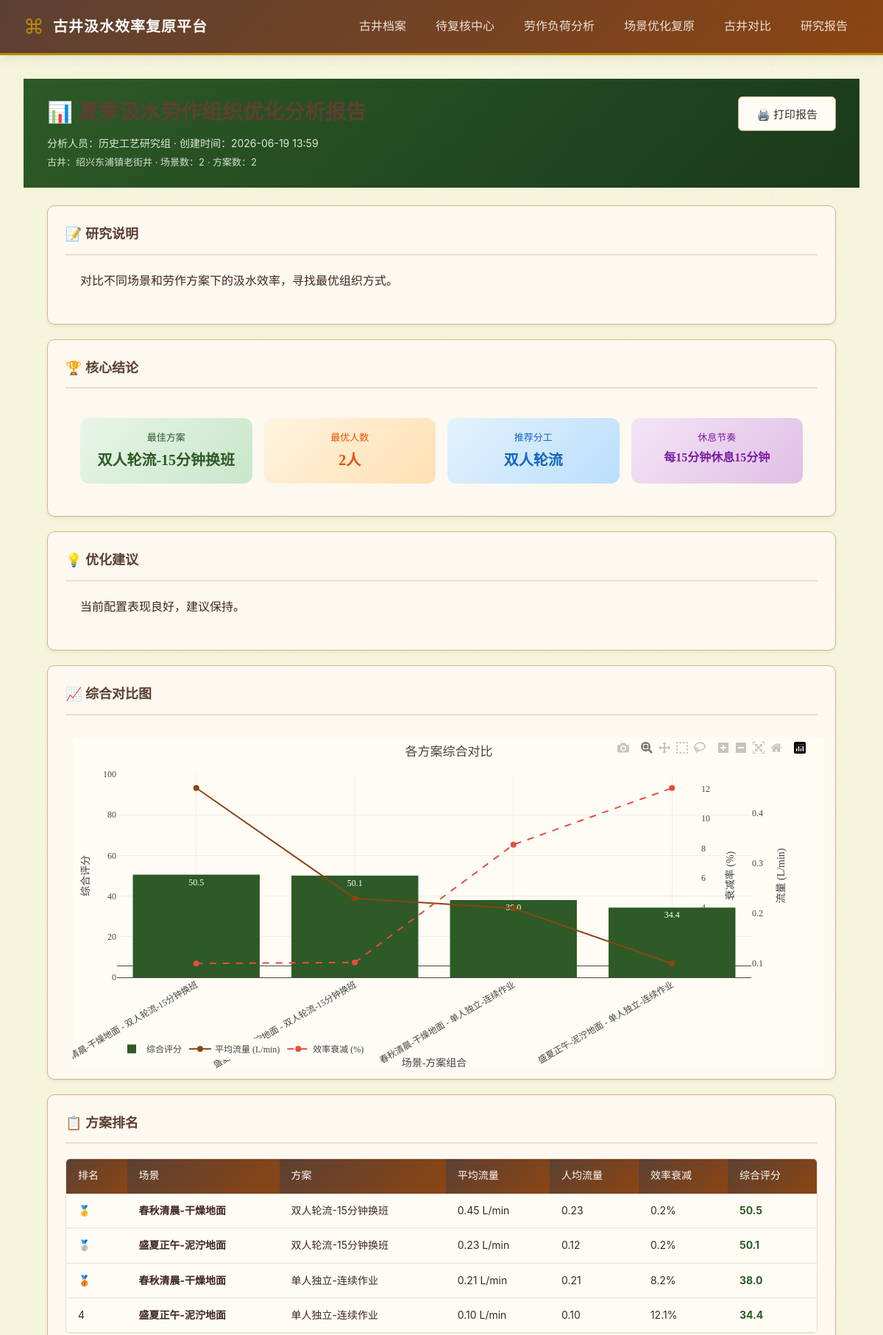
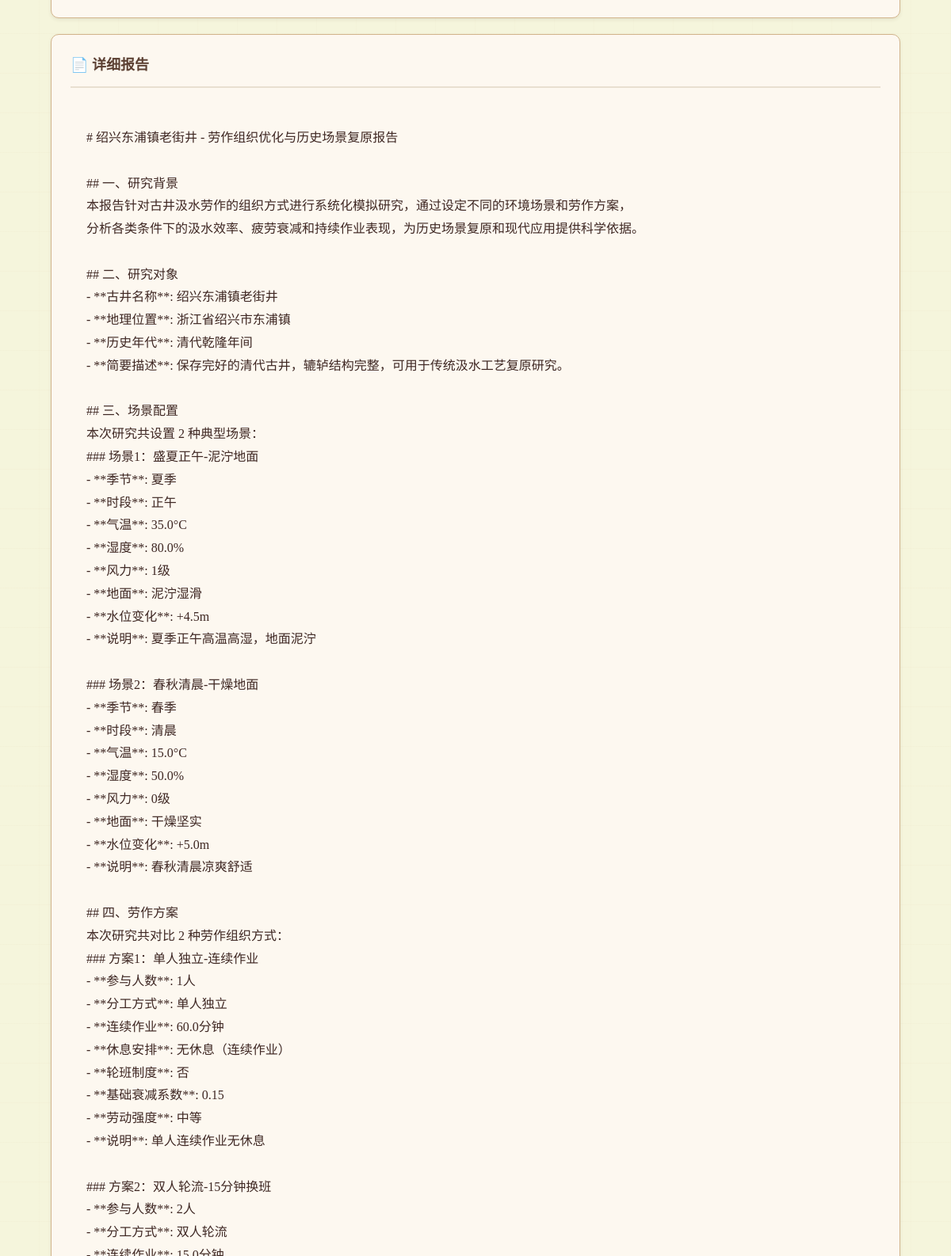
/scene-optimization/reports/1 (upper part), run on the app's committed database (2 pictures, top to bottom).
### models.py (models this page shows)
class OptimizationReport(Base):
    __tablename__ = "optimization_report"
    id = Column(Integer, primary_key=True, autoincrement=True)
    well_id = Column(Integer, ForeignKey("well.id", ondelete="CASCADE"), nullable=False)
    config_id = Column(Integer, ForeignKey("well_config.id", ondelete="CASCADE"))
    report_title = Column(String(200), nullable=False)
    author = Column(String(100), default="")
    summary = Column(Text, default="")
    conclusions = Column(Text, default="")
    report_content = Column(Text, default="")
    best_scheme_id = Column(Integer)
    best_scheme_name = Column(String(200), default="")
    scene_count = Column(Integer, default=0)
    scheme_count = Column(Integer, default=0)
    recommendation = Column(Text, default="")
    optimal_worker_count = Column(Integer)
    optimal_work_mode = Column(String(50), default="")
    suggested_rest_rhythm = Column(String(200), default="")
    created_at = Column(DateTime, default=datetime.now)
    well = relationship("Well")
    well_config = relationship("WellConfig")
    items = relationship("OptimizationReportItem", back_populates="report", cascade="all, delete-orphan")

class Well(Base):
    __tablename__ = "well"
    id = Column(Integer, primary_key=True, autoincrement=True)
    name = Column(String(100), nullable=False)
    location = Column(String(200), default="")
    dynasty = Column(String(50), default="")
    description = Column(String(500), default="")
    created_at = Column(DateTime, default=datetime.now)
    updated_at = Column(DateTime, default=datetime.now, onupdate=datetime.now)
    configs = relationship("WellConfig", back_populates="well", cascade="all, delete-orphan")

class OptimizationReportItem(Base):
    __tablename__ = "optimization_report_item"
    id = Column(Integer, primary_key=True, autoincrement=True)
    report_id = Column(Integer, ForeignKey("optimization_report.id", ondelete="CASCADE"), nullable=False)
    simulation_id = Column(Integer, ForeignKey("scene_simulation.id", ondelete="CASCADE"))
    scene_config_id = Column(Integer)
    labor_scheme_id = Column(Integer)
    scene_name = Column(String(200), default="")
    scheme_name = Column(String(200), default="")
    avg_flow_rate_lpm = Column(Float, default=0.0)
    per_capita_flow_lpm = Column(Float, default=0.0)
    efficiency_decay_pct = Column(Float, default=0.0)
    overall_score = Column(Float, default=0.0)
    ranking = Column(Integer, default=0)
    notes = Column(Text, default="")
    __table_args__ = (
        UniqueConstraint("report_id", "simulation_id", name="uq_report_simulation"),
    )
    report = relationship("OptimizationReport", back_populates="items")
    simulation = relationship("SceneSimulation")

### main.py (the view)
@app.get("/scene-optimization/reports/{report_id}", response_class=HTMLResponse)
async def optimization_report_detail_page(request: Request, report_id: int, db: Session = Depends(get_db)):
    report = get_optimization_report(db, report_id)
    if not report:
        raise HTTPException(status_code=404, detail="优化报告不存在")
    well = get_well(db, report.well_id)
    return templates.TemplateResponse("optimization_report_detail.html", {
        "request": request,
        "report": report,
        "well": well
    })

### templates/optimization_report_detail.html (shortened to what this page needs)
{% extends "base.html" %}
{% block content %}
<div class="page-header" style="padding:24px 32px; background:linear-gradient(135deg, #2D5A27 0%, #1A3A1A 100%); color:#F0F8EA;">
    <div style="display:flex; justify-content:space-between; align-items:flex-start;">
        <div>
            <h1 style="margin:0 0 8px 0; font-family:'Noto Serif SC'; font-size:28px;">📊 {{ report.report_title }}</h1>
            <p style="margin:0; opacity:0.9; font-size:14px;">
                {% if report.author %}分析人员：{{ report.author }} · {% endif %}
                创建时间：{{ report.created_at.strftime('%Y-%m-%d %H:%M') if report.created_at else '-' }}
            </p>
            <p style="margin:4px 0 0 0; opacity:0.85; font-size:13px;">
                古井：{{ well.name if well else '未知' }} ·
                场景数：{{ report.scene_count or 0 }} ·
                方案数：{{ report.scheme_count or 0 }}
            </p>
        </div>
        <div style="text-align:right;">
            <button class="btn-secondary" onclick="window.print()" style="color:#333;">🖨️ 打印报告</button>
        </div>
    </div>
</div>
<div style="padding:24px 32px; max-width:1200px; margin:0 auto;">
    {% if report.summary %}
    <div class="panel" style="margin-bottom:20px;">
        <div class="panel-header">
            <h3>📝 研究说明</h3>
        </div>
        <div style="padding:0 20px 20px 20px; line-height:1.8;">
            {{ report.summary | replace('\n', '<br>') | safe }}
        </div>
    </div>
    {% endif %}
    <div class="panel" style="margin-bottom:20px;">
        <div class="panel-header">
            <h3>🏆 核心结论</h3>
        </div>
        <div style="padding:20px;">
            <div style="display:grid; grid-template-columns:repeat(auto-fit, minmax(200px, 1fr)); gap:16px;">
                <div style="padding:16px; background:linear-gradient(135deg, #E8F5E9, #C8E6C9); border-radius:12px; text-align:center;">
                    <div style="font-size:13px; color:#2D5A27; margin-bottom:4px;">最佳方案</div>
                    <div style="font-size:20px; font-weight:bold; color:#2D5A27; font-family:'Noto Serif SC';">
                        {{ report.best_scheme_name or '-' }}
                    </div>
                </div>
                <div style="padding:16px; background:linear-gradient(135deg, #FFF3E0, #FFE0B2); border-radius:12px; text-align:center;">
                    <div style="font-size:13px; color:#E65100; margin-bottom:4px;">最优人数</div>
                    <div style="font-size:20px; font-weight:bold; color:#E65100; font-family:'Noto Serif SC';">
                        {{ report.optimal_worker_count ~ '人' if report.optimal_worker_count else '-' }}
                    </div>
                </div>
                <div style="padding:16px; background:linear-gradient(135deg, #E3F2FD, #BBDEFB); border-radius:12px; text-align:center;">
                    <div style="font-size:13px; color:#1565C0; margin-bottom:4px;">推荐分工</div>
                    <div style="font-size:20px; font-weight:bold; color:#1565C0; font-family:'Noto Serif SC';">
                        {{ report.optimal_work_mode or '-' }}
                    </div>
                </div>
                <div style="padding:16px; background:linear-gradient(135deg, #F3E5F5, #E1BEE7); border-radius:12px; text-align:center;">
                    <div style="font-size:13px; color:#7B1FA2; margin-bottom:4px;">休息节奏</div>
                    <div style="font-size:16px; font-weight:bold; color:#7B1FA2; font-family:'Noto Serif SC';">
                        {{ report.suggested_rest_rhythm or '-' }}
                    </div>
                </div>
            </div>
        </div>
    </div>
    {% if report.recommendation %}
    <div class="panel" style="margin-bottom:20px;">
        <div class="panel-header">
            <h3>💡 优化建议</h3>
        </div>
        <div style="padding:0 20px 20px 20px; line-height:1.8;">
            {{ report.recommendation | replace('\n', '<br>') | safe }}
        </div>
    </div>
    {% endif %}
    <div class="panel" style="margin-bottom:20px;">
        <div class="panel-header">
            <h3>📈 综合对比图</h3>
        </div>
        <div id="comparison-chart" style="height:450px; padding:10px;"></div>
    </div>
    <div class="panel" style="margin-bottom:20px;">
        <div class="panel-header">
            <h3>📋 方案排名</h3>
        </div>
        <div class="table-wrapper">
            <table class="data-table">
                <thead>
                    <tr>
                        <th>排名</th>
                        <th>场景</th>
                        <th>方案</th>
                        <th>平均流量</th>
                        <th>人均流量</th>
                        <th>效率衰减</th>
                        <th>综合评分</th>
                    </tr>
                </thead>
                <tbody>
                    {% set sorted_items = report.items | sort(attribute='ranking') %}
                    {% for item in sorted_items %}
                    <tr>
                        <td>
                            {% if item.ranking == 1 %}🥇
                            {% elif item.ranking == 2 %}🥈
                            {% elif item.ranking == 3 %}🥉
                            {% else %}{{ item.ranking }}
                            {% endif %}
                        </td>
                        <td><strong>{{ item.scene_name }}</strong></td>
                        <td>{{ item.scheme_name }}</td>
                        <td>{{ "%.2f"|format(item.avg_flow_rate_lpm) }} L/min</td>
                        <td>{{ "%.2f"|format(item.per_capita_flow_lpm) }}</td>
                        <td style="color:{{ '#c0392b' if item.efficiency_decay_pct > 30 else 'inherit' }};">
                            {{ "%.1f"|format(item.efficiency_decay_pct) }}%
                        </td>
                        <td><strong style="color:#2D5A27;">{{ "%.1f"|format(item.overall_score) }}</strong></td>
                    </tr>
                    {% endfor %}
                </tbody>
            </table>
        </div>
    </div>
    {% if report.report_content %}
    <div class="panel">
        <div class="panel-header">
            <h3>📄 详细报告</h3>
        </div>
        <div style="padding:0 20px 20px 20px; line-height:1.8; white-space:pre-wrap; font-family:'Noto Serif SC';">
        </div>
    </div>
    {% endif %}
</div>
{% endblock %}

### static/css/style.css (style rules this page uses)
:root { --color-primary: #8B4513; --color-primary-dark: #5C4033; --color-primary-light: #A0522D; --color-secondary: #2F4F4F; --color-accent: #B8860B; --color-bg: #F5F5DC; --color-bg-warm: #FFFBF5; --color-panel: #FDF8F0; --color-border: #D2B48C; --color-border-light: #E8DFD0; --color-text: #3E2723; --color-text-light: #6D4C41; --color-muted: #8D6E63; --color-danger: #C62828; --color-danger-light: #FFEBEE; --color-warning: #F57C00; --color-warning-light: #FFF3E0; --color-success: #2E7D32; --color-success-light: #E8F5E9; --shadow-sm: 0 2px 4px rgba(92, 64, 51, 0.1); --shadow-md: 0 4px 12px rgba(92, 64, 51, 0.12); --shadow-lg: 0 8px 24px rgba(92, 64, 51, 0.15); --radius-sm: 6px; --radius-md: 10px; --radius-lg: 16px; }
* { box-sizing: border-box; margin: 0; padding: 0; }
html, body { height: 100%; }
body { font-family: 'Noto Sans SC', -apple-system, BlinkMacSystemFont, sans-serif; background-color: var(--color-bg); background-image: repeating-linear-gradient(0deg, transparent, transparent 49px, rgba(210, 180, 140, 0.1) 50px), repeating-linear-gradient(90deg, transparent, transparent 49px, rgba(210, 180, 140, 0.08) 50px); color: var(--color-text); line-height: 1.6; min-height: 100vh; display: flex; flex-direction: column; }
h1, h2, h3, h4 { font-family: 'Noto Serif SC', serif; color: var(--color-primary-dark); font-weight: 600; }
.btn-primary, .btn-secondary, .btn-enter, .btn-link-danger, .btn-delete, .btn-close, .btn-icon { font-family: inherit; cursor: pointer; border: none; transition: all 0.2s; font-weight: 500; }
.btn-secondary { background: var(--color-bg-warm); color: var(--color-primary-dark); padding: 12px 24px; border-radius: var(--radius-sm); font-size: 15px; border: 1px solid var(--color-border); }
.panel-header { display: flex; justify-content: space-between; align-items: center; margin-bottom: 20px; padding-bottom: 12px; border-bottom: 2px solid var(--color-border-light); }
.panel-header h3 { font-size: 18px; margin: 0; }
.panel { background: var(--color-panel); border: 1px solid var(--color-border); border-radius: var(--radius-md); padding: 24px; box-shadow: var(--shadow-sm); }
.table-wrapper { overflow-x: auto; border-radius: var(--radius-sm); border: 1px solid var(--color-border-light); }
.data-table { width: 100%; border-collapse: collapse; font-size: 14px; }
.data-table th { background: linear-gradient(135deg, var(--color-primary-dark) 0%, var(--color-primary) 100%); color: #FFFBF5; padding: 12px 16px; text-align: left; font-weight: 500; font-family: 'Noto Serif SC', serif; }
.data-table td { padding: 12px 16px; border-bottom: 1px solid var(--color-border-light); background: var(--color-bg-warm); }

### data on the page
OptimizationReport: author "历史工艺研究组", created_at "2026-06-19 13:59", scene_count "2", scheme_count "2", summary "对比不同场景和劳作方案下的汲水效率，寻找最优组织方式。", best_scheme_name "双人轮流-15分钟换班", optimal_worker_count "2人", optimal_work_mode "双人轮流", suggested_rest_rhythm "每15分钟休息15分钟", recommendation "当前配置表现良好，建议保持。"
Well: name "绍兴东浦镇老街井"
OptimizationReportItem: scene_name "春秋清晨-干燥地面", scheme_name "双人轮流-15分钟换班", avg_flow_rate_lpm "0.45", per_capita_flow_lpm "0.23", efficiency_decay_pct "0.2", overall_score "50.5"
OptimizationReportItem: scene_name "盛夏正午-泥泞地面", scheme_name "双人轮流-15分钟换班", avg_flow_rate_lpm "0.23", per_capita_flow_lpm "0.12", efficiency_decay_pct "0.2", overall_score "50.1"
OptimizationReportItem: scene_name "春秋清晨-干燥地面", scheme_name "单人独立-连续作业", avg_flow_rate_lpm "0.21", per_capita_flow_lpm "0.21", efficiency_decay_pct "8.2", overall_score "38.0"
OptimizationReportItem: ranking "4", scene_name "盛夏正午-泥泞地面", scheme_name "单人独立-连续作业", avg_flow_rate_lpm "0.10", per_capita_flow_lpm "0.10", efficiency_decay_pct "12.1", overall_score "34.4"
